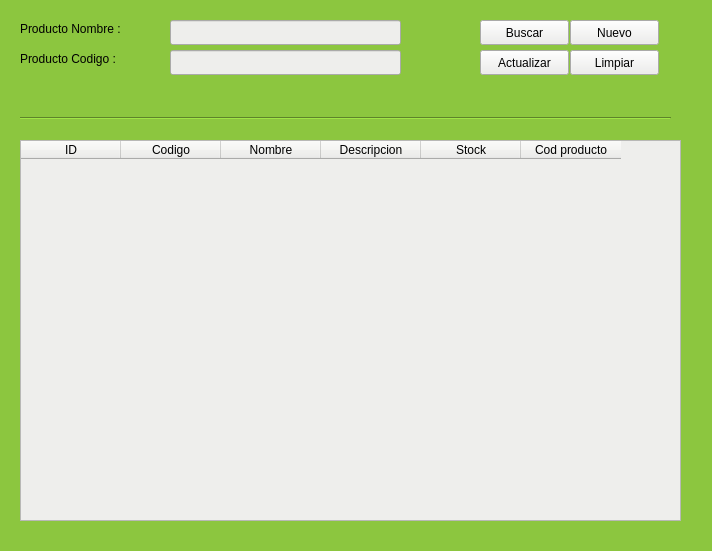
<?xml version="1.0" encoding="UTF-8"?>
<ui version="4.0">
 <class>form_lista_producto</class>
 <widget class="QWidget" name="form_lista_producto">
  <property name="geometry">
   <rect>
    <x>0</x>
    <y>0</y>
    <width>712</width>
    <height>551</height>
   </rect>
  </property>
  <property name="windowTitle">
   <string>Lista de productos</string>
  </property>
  <property name="styleSheet">
   <string notr="true">background-color: rgb(140, 198, 63);</string>
  </property>
  <widget class="QLineEdit" name="lne_nombre_buscar">
   <property name="geometry">
    <rect>
     <x>170</x>
     <y>20</y>
     <width>231</width>
     <height>25</height>
    </rect>
   </property>
   <property name="styleSheet">
    <string notr="true">background-color: rgb(238, 238, 236);</string>
   </property>
  </widget>
  <widget class="QPushButton" name="btn_limpiar">
   <property name="geometry">
    <rect>
     <x>570</x>
     <y>50</y>
     <width>89</width>
     <height>25</height>
    </rect>
   </property>
   <property name="styleSheet">
    <string notr="true">background-color: rgb(238, 238, 236);</string>
   </property>
   <property name="text">
    <string>Limpiar</string>
   </property>
  </widget>
  <widget class="QLineEdit" name="lne_codigo_buscar">
   <property name="geometry">
    <rect>
     <x>170</x>
     <y>50</y>
     <width>231</width>
     <height>25</height>
    </rect>
   </property>
   <property name="styleSheet">
    <string notr="true">background-color: rgb(238, 238, 236);</string>
   </property>
  </widget>
  <widget class="QLabel" name="label">
   <property name="geometry">
    <rect>
     <x>20</x>
     <y>20</y>
     <width>141</width>
     <height>17</height>
    </rect>
   </property>
   <property name="text">
    <string>Producto Nombre :</string>
   </property>
  </widget>
  <widget class="Line" name="line">
   <property name="geometry">
    <rect>
     <x>20</x>
     <y>110</y>
     <width>651</width>
     <height>16</height>
    </rect>
   </property>
   <property name="orientation">
    <enum>Qt::Horizontal</enum>
   </property>
  </widget>
  <widget class="QLabel" name="label_2">
   <property name="geometry">
    <rect>
     <x>20</x>
     <y>50</y>
     <width>141</width>
     <height>17</height>
    </rect>
   </property>
   <property name="text">
    <string>Producto Codigo :</string>
   </property>
  </widget>
  <widget class="QPushButton" name="btn_buscar">
   <property name="geometry">
    <rect>
     <x>480</x>
     <y>20</y>
     <width>89</width>
     <height>25</height>
    </rect>
   </property>
   <property name="styleSheet">
    <string notr="true">background-color: rgb(238, 238, 236);</string>
   </property>
   <property name="text">
    <string>Buscar</string>
   </property>
  </widget>
  <widget class="QTableWidget" name="tw_producto">
   <property name="geometry">
    <rect>
     <x>20</x>
     <y>140</y>
     <width>661</width>
     <height>381</height>
    </rect>
   </property>
   <property name="styleSheet">
    <string notr="true">background-color: rgb(238, 238, 236);</string>
   </property>
   <property name="selectionMode">
    <enum>QAbstractItemView::SingleSelection</enum>
   </property>
   <property name="selectionBehavior">
    <enum>QAbstractItemView::SelectRows</enum>
   </property>
   <column>
    <property name="text">
     <string>ID</string>
    </property>
   </column>
   <column>
    <property name="text">
     <string>Codigo</string>
    </property>
   </column>
   <column>
    <property name="text">
     <string>Nombre</string>
    </property>
   </column>
   <column>
    <property name="text">
     <string>Descripcion</string>
    </property>
   </column>
   <column>
    <property name="text">
     <string>Stock</string>
    </property>
   </column>
   <column>
    <property name="text">
     <string>Cod producto</string>
    </property>
   </column>
  </widget>
  <widget class="QPushButton" name="btn_nuevo">
   <property name="geometry">
    <rect>
     <x>570</x>
     <y>20</y>
     <width>89</width>
     <height>25</height>
    </rect>
   </property>
   <property name="styleSheet">
    <string notr="true">background-color: rgb(238, 238, 236);</string>
   </property>
   <property name="text">
    <string>Nuevo</string>
   </property>
  </widget>
  <widget class="QPushButton" name="btn_actualizar">
   <property name="geometry">
    <rect>
     <x>480</x>
     <y>50</y>
     <width>89</width>
     <height>25</height>
    </rect>
   </property>
   <property name="styleSheet">
    <string notr="true">background-color: rgb(238, 238, 236);</string>
   </property>
   <property name="text">
    <string>Actualizar</string>
   </property>
  </widget>
 </widget>
 <resources/>
 <connections/>
</ui>
